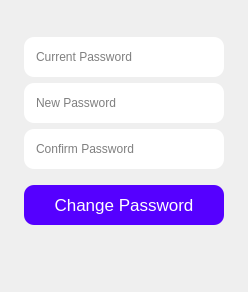
<?xml version="1.0" encoding="UTF-8"?>
<ui version="4.0">
 <class>ChangePassword</class>
 <widget class="QDialog" name="ChangePassword">
  <property name="geometry">
   <rect>
    <x>0</x>
    <y>0</y>
    <width>248</width>
    <height>292</height>
   </rect>
  </property>
  <property name="windowTitle">
   <string>Change Password</string>
  </property>
  <layout class="QHBoxLayout" name="horizontalLayout">
   <item>
    <spacer name="horizontalSpacer">
     <property name="orientation">
      <enum>Qt::Horizontal</enum>
     </property>
     <property name="sizeHint" stdset="0">
      <size>
       <width>164</width>
       <height>20</height>
      </size>
     </property>
    </spacer>
   </item>
   <item>
    <widget class="QWidget" name="widget" native="true">
     <property name="maximumSize">
      <size>
       <width>400</width>
       <height>16777215</height>
      </size>
     </property>
     <layout class="QVBoxLayout" name="verticalLayout">
      <item>
       <spacer name="verticalSpacer_2">
        <property name="orientation">
         <enum>Qt::Vertical</enum>
        </property>
        <property name="sizeType">
         <enum>QSizePolicy::Expanding</enum>
        </property>
        <property name="sizeHint" stdset="0">
         <size>
          <width>20</width>
          <height>40</height>
         </size>
        </property>
       </spacer>
      </item>
      <item>
       <layout class="QVBoxLayout" name="verticalLayout_2">
        <property name="leftMargin">
         <number>0</number>
        </property>
        <property name="topMargin">
         <number>10</number>
        </property>
        <property name="rightMargin">
         <number>0</number>
        </property>
        <property name="bottomMargin">
         <number>10</number>
        </property>
        <item>
         <widget class="QWidget" name="oldPassContainer" native="true">
          <property name="styleSheet">
           <string notr="true">background-color: rgb(255, 255, 255);
border-radius:10px;</string>
          </property>
          <layout class="QHBoxLayout" name="horizontalLayout_3">
           <property name="leftMargin">
            <number>10</number>
           </property>
           <property name="topMargin">
            <number>10</number>
           </property>
           <property name="rightMargin">
            <number>10</number>
           </property>
           <property name="bottomMargin">
            <number>10</number>
           </property>
           <item>
            <widget class="QLineEdit" name="txtPass">
             <property name="minimumSize">
              <size>
               <width>0</width>
               <height>20</height>
              </size>
             </property>
             <property name="styleSheet">
              <string notr="true">background-color: rgb(255, 255, 255);
border-radius:10px;</string>
             </property>
             <property name="echoMode">
              <enum>QLineEdit::Password</enum>
             </property>
             <property name="alignment">
              <set>Qt::AlignLeading|Qt::AlignLeft|Qt::AlignVCenter</set>
             </property>
             <property name="placeholderText">
              <string>Current Password</string>
             </property>
            </widget>
           </item>
          </layout>
         </widget>
        </item>
        <item>
         <widget class="QWidget" name="horizontalWidget" native="true">
          <property name="styleSheet">
           <string notr="true">background-color: rgb(255, 255, 255);
border-radius:10px;</string>
          </property>
          <layout class="QHBoxLayout" name="horizontalLayout_2">
           <property name="leftMargin">
            <number>10</number>
           </property>
           <property name="topMargin">
            <number>10</number>
           </property>
           <property name="rightMargin">
            <number>10</number>
           </property>
           <property name="bottomMargin">
            <number>10</number>
           </property>
           <item>
            <widget class="QLineEdit" name="txtNewPass">
             <property name="minimumSize">
              <size>
               <width>0</width>
               <height>20</height>
              </size>
             </property>
             <property name="styleSheet">
              <string notr="true">background-color: rgb(255, 255, 255);
border-radius:10px;</string>
             </property>
             <property name="echoMode">
              <enum>QLineEdit::Password</enum>
             </property>
             <property name="alignment">
              <set>Qt::AlignLeading|Qt::AlignLeft|Qt::AlignVCenter</set>
             </property>
             <property name="placeholderText">
              <string>New Password</string>
             </property>
            </widget>
           </item>
          </layout>
         </widget>
        </item>
        <item>
         <widget class="QWidget" name="verticalWidget_2" native="true">
          <property name="styleSheet">
           <string notr="true">background-color: rgb(255, 255, 255);
border-radius:10px;</string>
          </property>
          <layout class="QVBoxLayout" name="verticalLayout_3">
           <property name="leftMargin">
            <number>10</number>
           </property>
           <property name="topMargin">
            <number>10</number>
           </property>
           <property name="rightMargin">
            <number>10</number>
           </property>
           <property name="bottomMargin">
            <number>10</number>
           </property>
           <item>
            <widget class="QLineEdit" name="txtConfirm">
             <property name="minimumSize">
              <size>
               <width>0</width>
               <height>20</height>
              </size>
             </property>
             <property name="styleSheet">
              <string notr="true">background-color: rgb(255, 255, 255);
border-radius:10px;</string>
             </property>
             <property name="echoMode">
              <enum>QLineEdit::Password</enum>
             </property>
             <property name="placeholderText">
              <string>Confirm Password</string>
             </property>
            </widget>
           </item>
          </layout>
         </widget>
        </item>
       </layout>
      </item>
      <item>
       <widget class="QPushButton" name="btnLogin">
        <property name="minimumSize">
         <size>
          <width>200</width>
          <height>40</height>
         </size>
        </property>
        <property name="font">
         <font>
          <pointsize>13</pointsize>
         </font>
        </property>
        <property name="styleSheet">
         <string notr="true">background-color: rgb(85, 0, 255);
color: rgb(255, 255, 255);
border-radius:10px;</string>
        </property>
        <property name="text">
         <string>Change Password</string>
        </property>
       </widget>
      </item>
      <item>
       <spacer name="verticalSpacer">
        <property name="orientation">
         <enum>Qt::Vertical</enum>
        </property>
        <property name="sizeType">
         <enum>QSizePolicy::Expanding</enum>
        </property>
        <property name="sizeHint" stdset="0">
         <size>
          <width>20</width>
          <height>40</height>
         </size>
        </property>
       </spacer>
      </item>
      <item>
       <spacer name="verticalSpacer_3">
        <property name="orientation">
         <enum>Qt::Vertical</enum>
        </property>
        <property name="sizeType">
         <enum>QSizePolicy::Fixed</enum>
        </property>
        <property name="sizeHint" stdset="0">
         <size>
          <width>20</width>
          <height>40</height>
         </size>
        </property>
       </spacer>
      </item>
     </layout>
    </widget>
   </item>
   <item>
    <spacer name="horizontalSpacer_2">
     <property name="orientation">
      <enum>Qt::Horizontal</enum>
     </property>
     <property name="sizeHint" stdset="0">
      <size>
       <width>164</width>
       <height>20</height>
      </size>
     </property>
    </spacer>
   </item>
  </layout>
 </widget>
 <resources/>
 <connections/>
</ui>
